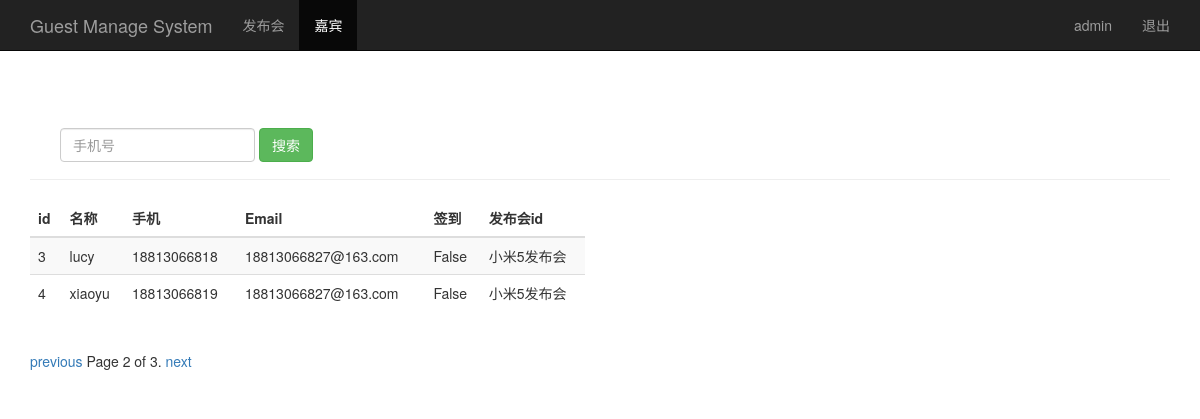
The page /guest_manage/?page=2 (signed in) on the database its author committed.
### sign/models.py (models this page shows, shortened)
class Guest(models.Model):
    event = models.ForeignKey(Event)     #关联发布会ID
    realname = models.CharField(max_length=64)      #姓名
    phone = models.CharField(max_length=16)        #手机号
    email = models.EmailField()       #邮箱
    sign = models.BooleanField()      #签到状态
    create_time = models.DateTimeField(auto_now=True)  #创建时间（自动获取当前时间）
    class Meta:
        unique_together = ('event','phone')

class Event(models.Model):
    name = models.CharField(max_length=100)  #发布会标题
    limit = models.IntegerField()       #参加人数
    status = models.BooleanField()      #状态
    address = models.CharField(max_length=200)   #地址
    start_time = models.DateTimeField('events time')  #发布会时间
    create_time = models.DateTimeField('auto_now=True')  #创建时间(自动获取当前时间)
    def __str__(self):
        return  self.name

### sign/views.py (the view)
# urls.py: url(r'^guest_manage/$',views.guest_manage),
@login_required
def guest_manage(request):
    guest_list = Guest.objects.all()
    username = request.session.get('username', '')
    paginator = Paginator(guest_list, 2)
    page = request.GET.get('page')
    try:
        contacts = paginator.page(page)
    except PageNotAnInteger:
        contacts = paginator.page(1)
    except EmptyPage:
        contacts = paginator.page(paginator.num_pages)
    return render(request, "guest_manage.html", {"user": username, "guests": contacts})

### sign/templates/guest_manage.html (shortened to what this page needs)
<!DOCTYPE html>
<html lang="zh-CN">
    <head>
        {% load bootstrap3 %}
        {% bootstrap_css %}
    </head>
    <nav class="navbar navbar-inverse navbar-fixed-top">
      <div class="container">
        <div class="navbar-header">
          <a class="navbar-brand" href="/guest_manage/">Guest Manage System</a>
        </div>
        <div id="navbar" class="collapse navbar-collapse">
          <ul class="nav navbar-nav">
            <li><a href="/event_manage/">发布会</a></li>
            <li class="active"><a href="#about">嘉宾</a></li>
          </ul>
          <ul class="nav navbar-nav navbar-right">
           <li><a href="#">{{user}}</a></li>
           <li><a href="/logout/">退出</a></li>
         </ul>
        </div>
      </div>
    </nav>
    <div class="container theme-showcase" role="main">
      <div class="page-header" style="padding-top:80px; ">
        <div id="navbar" class="navbar-collapse collapse">
          <form class="navbar-form" method="get" action="/search_phone/">
            <div class="form-group">
              <input name="phone" type="text" placeholder="手机号" class="form-control">
            </div>
            <button type="submit" class="btn btn-success">搜索</button>
          </form>
        </div>
      </div>
      <div class="row">
        <div class="col-md-6">
          <table class="table table-striped">
            <thead>
              <tr>
                <th>id</th>
                <th>名称</th>
                <th>手机</th>
                <th>Email</th>
                <th>签到</th>
                <th>发布会id</th>
              </tr>
            </thead>
            <tbody>
              {% for guest in guests %}
                <tr>
                  <td>{{ guest.id }}</td>
                  <td>{{ guest.realname }}</td>
                  <td>{{ guest.phone }}</td>
                  <td>{{ guest.email }}</td>
                  <td>{{ guest.sign }}</td>
                  <td>{{ guest.event }}</td>
                </tr>
             {% endfor %}
            </tbody>
          </table>
        </div>
      </div>
    <div class="pagination">
      <span class="step-links">
        {% if guests.has_previous %}
          <a href="?phone={{ phone }}&page={{ guests.previous_page_number }}">previous</a>
        {% endif %}
          <span class="current">
            Page {{ guests.number }} of {{ guests.paginator.num_pages }}.
          </span>
        {% if guests.has_next %}
          {% if phone %}
            <a href="?phone={{ phone }}&page={{ guests.next_page_number }}">next</a>
          {% else %}
           <a href="?page={{ guests.next_page_number }}">next</a>
          {% endif %}
        {% endif %}
      </span>
    </div>
</div>
</html>

### rows shown on the page
Guest: id "3", realname "lucy", phone "18813066818", email "18813066827@163.com", sign "False", event "小米5发布会"
Guest: id "4", realname "xiaoyu", phone "18813066819", email "18813066827@163.com", sign "False", event "小米5发布会"

### other values the page prints
{{ user }} "admin"
{{ guests.number }} "2"
{{ guests.paginator.num_pages }} "3"
